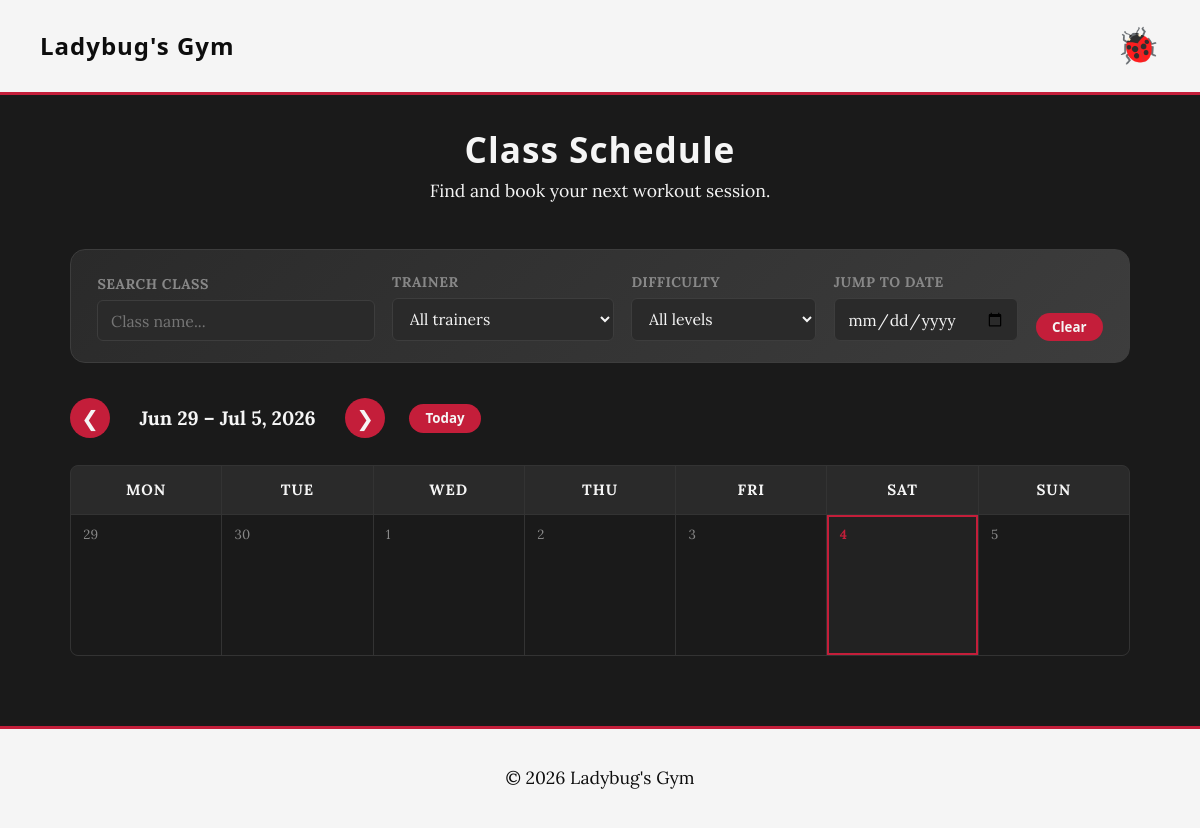
The page /pages/schedule.php on the database as committed earlier.
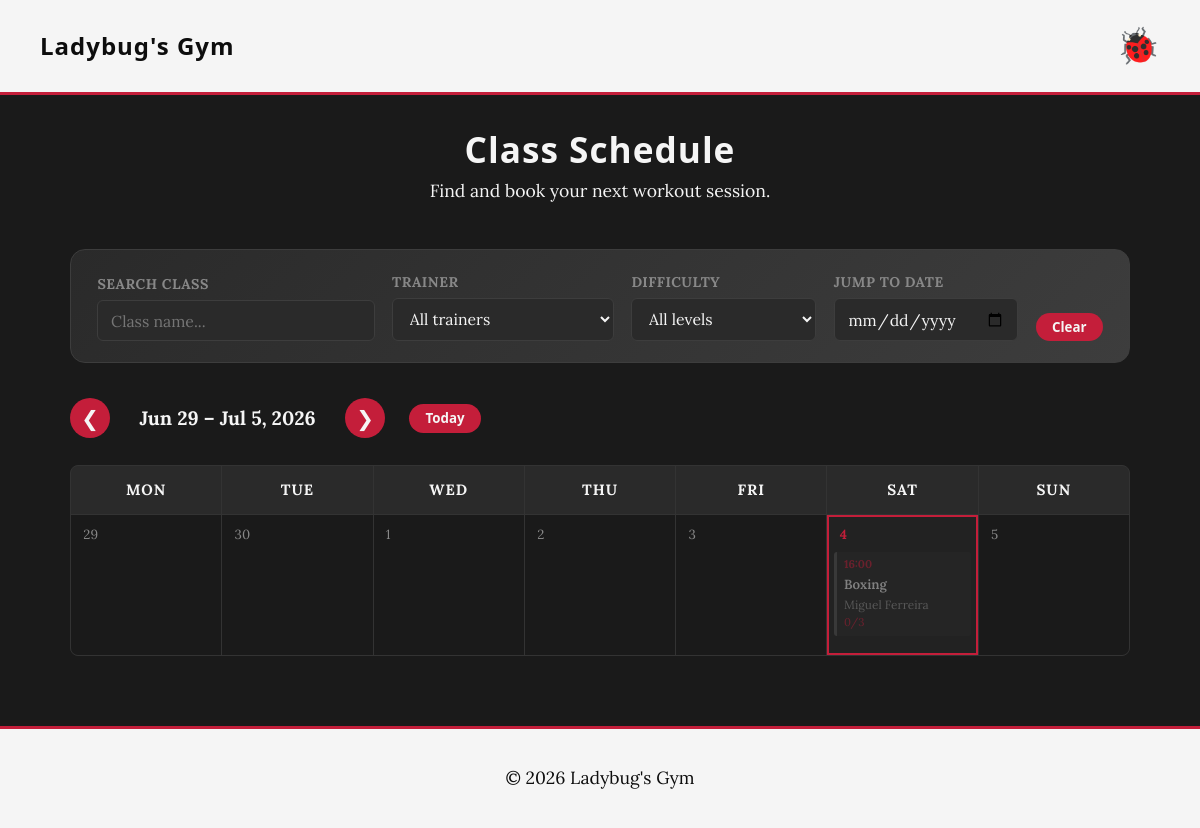
The same page on the database as committed later.
### tables this page shows
CREATE TABLE class_schedule (
    id INTEGER PRIMARY KEY AUTOINCREMENT,
    class_id INTEGER NOT NULL,
    trainer_id INTEGER NOT NULL,
    scheduled_at TEXT NOT NULL,
    FOREIGN KEY(class_id) REFERENCES classes(id) ON DELETE CASCADE,
    FOREIGN KEY(trainer_id) REFERENCES users(id) ON DELETE SET NULL
);

CREATE TABLE users (
    id INTEGER PRIMARY KEY AUTOINCREMENT,
    username VARCHAR(50) UNIQUE NOT NULL,
    email VARCHAR(100) UNIQUE NOT NULL,
    password_hash TEXT NOT NULL,
    name TEXT NOT NULL,
    role TEXT CHECK(role IN ('member', 'trainer', 'admin')) NOT NULL DEFAULT 'member',
    profile_photo TEXT,
    active INTEGER NOT NULL DEFAULT 1 CHECK(active IN (0,1)),
    created_at TEXT DEFAULT CURRENT_TIMESTAMP,
    plan_id INTEGER REFERENCES plans(id) ON DELETE SET NULL
);

### pages/schedule.php (called while the page is built, shortened)
<?php
require_once(__DIR__ . '/../templates/common.tpl.php');
require_once(__DIR__ . '/../templates/schedule.tpl.php');
require_once(__DIR__ . '/../database/class_schedule.class.php');
$isLoggedIn = Session::isLoggedIn();
$userId     = Session::getUserId();
$weekStart  = $_GET['week'] ?? date('Y-m-d', strtotime('monday this week'));
$classes    = ClassSchedule::getWeekClasses($weekStart);
$enrolledIds = $isLoggedIn ? ClassSchedule::getUserEnrollmentIds($userId) : [];
$byDay = [];
foreach ($classes as $c) {
    $day = date('Y-m-d', strtotime($c['scheduled_at']));
    $byDay[$day][] = $c;
}
drawScheduleCalendar($weekStart, $byDay, $enrolledIds, $isLoggedIn);

### database/class_schedule.class.php (called while the page is built, shortened)
<?php
class ClassSchedule {
    public static function getWeekClasses(string $weekStart, ?PDO $db = null): array {
        $db = $db ?? getDatabaseConnection();
        $weekEnd = date('Y-m-d 23:59:59', strtotime($weekStart . ' +6 days'));
        $stmt = $db->prepare('
            SELECT
                cs.id AS schedule_id,
                cs.class_id,
                cs.trainer_id,
                cs.scheduled_at,
                c.name,
                c.description,
                c.capacity,
                c.difficulty,
                u.name AS trainer,
                u.id AS trainer_user_id,
                COUNT(e.id) AS enrolled
            FROM class_schedule cs
            JOIN classes c ON cs.class_id = c.id
            JOIN users u ON cs.trainer_id = u.id
            LEFT JOIN enrollments e ON e.schedule_id = cs.id
            WHERE cs.scheduled_at >= ? AND cs.scheduled_at <= ?
            GROUP BY cs.id
            ORDER BY cs.scheduled_at ASC
        ');
        $stmt->execute([$weekStart, $weekEnd]);
        return $stmt->fetchAll();
    }
}
?>

### templates/schedule.tpl.php (the view, shortened to what the changed rows need)
<?php
function drawScheduleCalendar(string $weekStart, array $byDay, array $enrolledIds, bool $isLoggedIn): void {
    $dayNames = ['Mon', 'Tue', 'Wed', 'Thu', 'Fri', 'Sat', 'Sun'];
    $today = date('Y-m-d');
?>
<main class="container schedule-page">
    <div class="calendar-grid" id="calendarGrid" data-week="<?= htmlspecialchars($weekStart) ?>">
        <?php foreach ($dayNames as $name): ?>
            <div class="calendar-day-header"><?= $name ?></div>
        <?php endforeach; ?>
        <?php foreach ($dayNames as $i => $name):
            $date     = date('Y-m-d', strtotime($weekStart . " +$i days"));
            $isToday  = $date === $today;
            $dayClass = 'calendar-day' . ($isToday ? ' today' : '');
            $dayNum   = date('j', strtotime($date));
        ?>
            <div class="<?= $dayClass ?>" data-date="<?= $date ?>">
                <div class="calendar-day-number"><?= $dayNum ?></div>
                <?php if (isset($byDay[$date])): ?>
                    <?php foreach ($byDay[$date] as $c):
                        $isFull = $c['enrolled'] >= $c['capacity'];
                        $isEnrolled = in_array($c['schedule_id'], $enrolledIds);
                        $isPast = strtotime($c['scheduled_at']) < time();
                    ?>
                        <div class="calendar-class-card<?= $isFull ? ' full' : '' ?><?= $isEnrolled ? ' enrolled' : '' ?><?= $isPast ? ' past' : '' ?>"
                             data-id="<?= $c['schedule_id'] ?>"
                             onclick="openClassModal(<?= $c['schedule_id'] ?>)">
                            <div class="ccal-time"><?= date('H:i', strtotime($c['scheduled_at'])) ?></div>
                            <div class="ccal-name"><?= htmlspecialchars($c['name']) ?></div>
                            <div class="ccal-trainer"><?= htmlspecialchars($c['trainer']) ?></div>
                            <div class="ccal-spots"><?= $c['enrolled'] ?>/<?= $c['capacity'] ?></div>
                        </div>
                    <?php endforeach; ?>
                <?php endif; ?>
            </div>
        <?php endforeach; ?>
    </div>
</main>
<?php
}
?>

Rows that differ between the two databases and show on the page:
added class_schedule: name "Boxing", trainer.name "Miguel Ferreira"
